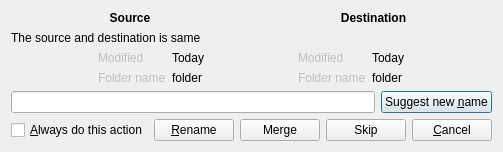
<?xml version="1.0" encoding="UTF-8"?>
<ui version="4.0">
 <class>folderExistsDialog</class>
 <widget class="QDialog" name="folderExistsDialog">
  <property name="geometry">
   <rect>
    <x>0</x>
    <y>0</y>
    <width>443</width>
    <height>146</height>
   </rect>
  </property>
  <property name="windowTitle">
   <string>This folders are the same folder</string>
  </property>
  <layout class="QVBoxLayout" name="verticalLayout">
   <item>
    <layout class="QHBoxLayout" name="horizontalLayout">
     <item>
      <widget class="QLabel" name="label_source">
       <property name="sizePolicy">
        <sizepolicy hsizetype="Minimum" vsizetype="Preferred">
         <horstretch>0</horstretch>
         <verstretch>0</verstretch>
        </sizepolicy>
       </property>
       <property name="font">
        <font>
         <weight>75</weight>
         <bold>true</bold>
        </font>
       </property>
       <property name="text">
        <string>Source</string>
       </property>
       <property name="alignment">
        <set>Qt::AlignCenter</set>
       </property>
      </widget>
     </item>
     <item>
      <widget class="QLabel" name="label_destination">
       <property name="font">
        <font>
         <weight>75</weight>
         <bold>true</bold>
        </font>
       </property>
       <property name="text">
        <string>Destination</string>
       </property>
       <property name="alignment">
        <set>Qt::AlignCenter</set>
       </property>
      </widget>
     </item>
    </layout>
   </item>
   <item>
    <widget class="QLabel" name="label_message">
     <property name="text">
      <string>The source and destination is same</string>
     </property>
    </widget>
   </item>
   <item>
    <layout class="QHBoxLayout" name="horizontalLayout_4">
     <item>
      <spacer name="horizontalSpacer">
       <property name="orientation">
        <enum>Qt::Horizontal</enum>
       </property>
       <property name="sizeHint" stdset="0">
        <size>
         <width>40</width>
         <height>20</height>
        </size>
       </property>
      </spacer>
     </item>
     <item>
      <layout class="QFormLayout" name="formLayout">
       <item row="0" column="0">
        <widget class="QLabel" name="label_source_modified">
         <property name="enabled">
          <bool>false</bool>
         </property>
         <property name="text">
          <string>Modified</string>
         </property>
        </widget>
       </item>
       <item row="0" column="1">
        <widget class="QLabel" name="label_content_source_modified">
         <property name="text">
          <string notr="true">Today</string>
         </property>
        </widget>
       </item>
       <item row="1" column="0">
        <widget class="QLabel" name="label_source_folder_name">
         <property name="enabled">
          <bool>false</bool>
         </property>
         <property name="text">
          <string>Folder name</string>
         </property>
        </widget>
       </item>
       <item row="1" column="1">
        <widget class="QLabel" name="label_content_source_folder_name">
         <property name="text">
          <string notr="true">folder</string>
         </property>
        </widget>
       </item>
      </layout>
     </item>
     <item>
      <spacer name="horizontalSpacer_2">
       <property name="orientation">
        <enum>Qt::Horizontal</enum>
       </property>
       <property name="sizeHint" stdset="0">
        <size>
         <width>40</width>
         <height>20</height>
        </size>
       </property>
      </spacer>
     </item>
     <item>
      <layout class="QFormLayout" name="formLayout_2">
       <item row="0" column="0">
        <widget class="QLabel" name="label_destination_modified">
         <property name="enabled">
          <bool>false</bool>
         </property>
         <property name="text">
          <string>Modified</string>
         </property>
        </widget>
       </item>
       <item row="1" column="0">
        <widget class="QLabel" name="label_destination_folder_name">
         <property name="enabled">
          <bool>false</bool>
         </property>
         <property name="text">
          <string>Folder name</string>
         </property>
        </widget>
       </item>
       <item row="0" column="1">
        <widget class="QLabel" name="label_content_destination_modified">
         <property name="text">
          <string notr="true">Today</string>
         </property>
        </widget>
       </item>
       <item row="1" column="1">
        <widget class="QLabel" name="label_content_destination_folder_name">
         <property name="text">
          <string notr="true">folder</string>
         </property>
        </widget>
       </item>
      </layout>
     </item>
     <item>
      <spacer name="horizontalSpacer_3">
       <property name="orientation">
        <enum>Qt::Horizontal</enum>
       </property>
       <property name="sizeHint" stdset="0">
        <size>
         <width>40</width>
         <height>20</height>
        </size>
       </property>
      </spacer>
     </item>
    </layout>
   </item>
   <item>
    <layout class="QHBoxLayout" name="horizontalLayout_2">
     <item>
      <widget class="QLineEdit" name="lineEditNewName">
       <property name="text">
        <string notr="true"/>
       </property>
       <property name="placeholderText">
        <string notr="true"/>
       </property>
      </widget>
     </item>
     <item>
      <widget class="QPushButton" name="SuggestNewName">
       <property name="text">
        <string>Suggest new &amp;name</string>
       </property>
      </widget>
     </item>
    </layout>
   </item>
   <item>
    <layout class="QHBoxLayout" name="horizontalLayout_3">
     <item>
      <widget class="QCheckBox" name="checkBoxAlways">
       <property name="text">
        <string>&amp;Always do this action</string>
       </property>
      </widget>
     </item>
     <item>
      <widget class="QPushButton" name="Rename">
       <property name="text">
        <string>&amp;Rename</string>
       </property>
      </widget>
     </item>
     <item>
      <widget class="QPushButton" name="Merge">
       <property name="text">
        <string>Merge</string>
       </property>
      </widget>
     </item>
     <item>
      <widget class="QPushButton" name="Skip">
       <property name="text">
        <string>Skip</string>
       </property>
      </widget>
     </item>
     <item>
      <widget class="QPushButton" name="Cancel">
       <property name="text">
        <string>&amp;Cancel</string>
       </property>
      </widget>
     </item>
    </layout>
   </item>
  </layout>
 </widget>
 <resources/>
 <connections>
  <connection>
   <sender>checkBoxAlways</sender>
   <signal>clicked(bool)</signal>
   <receiver>lineEditNewName</receiver>
   <slot>setDisabled(bool)</slot>
   <hints>
    <hint type="sourcelabel">
     <x>132</x>
     <y>126</y>
    </hint>
    <hint type="destinationlabel">
     <x>135</x>
     <y>101</y>
    </hint>
   </hints>
  </connection>
  <connection>
   <sender>checkBoxAlways</sender>
   <signal>clicked(bool)</signal>
   <receiver>SuggestNewName</receiver>
   <slot>setDisabled(bool)</slot>
   <hints>
    <hint type="sourcelabel">
     <x>113</x>
     <y>129</y>
    </hint>
    <hint type="destinationlabel">
     <x>304</x>
     <y>100</y>
    </hint>
   </hints>
  </connection>
 </connections>
</ui>
